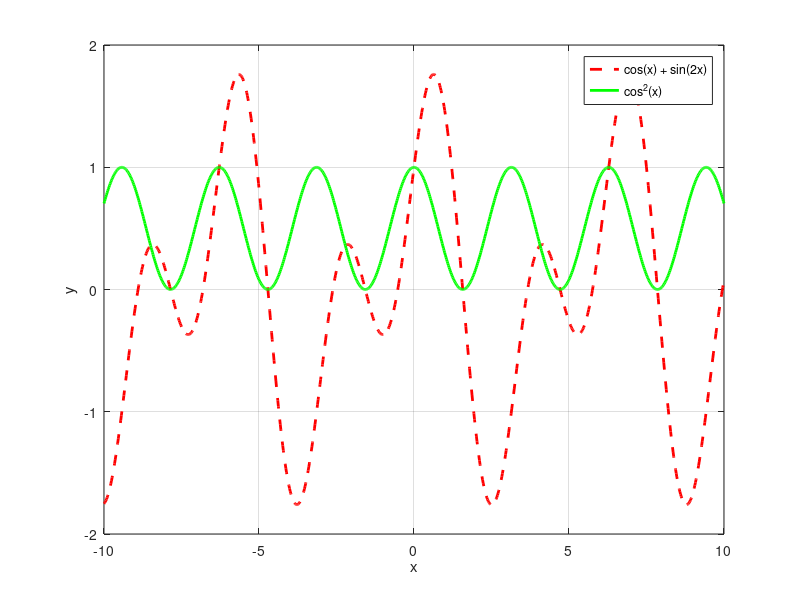

MATLAB code for this plot:
clear; clc; close all;

x = linspace(-10,10,1000);

y = cos(x) + sin(2*x);
plot(x,y,'r--','LineWidth',2);

hold on;

y = cos(x).^2;
plot(x,y,'g-','LineWidth',2);

xlabel('x');
ylabel('y');

legend('cos(x) + sin(2x)','cos^2(x)');

grid on;

hold off;